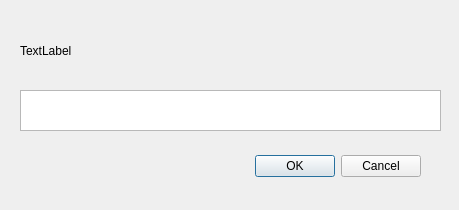
<?xml version="1.0" encoding="UTF-8"?>
<ui version="4.0">
    <class>Input</class>
    <widget class="QDialog" name="Input">
        <property name="geometry">
            <rect>
                <x>0</x>
                <y>0</y>
                <width>459</width>
                <height>210</height>
            </rect>
        </property>
        <property name="sizePolicy">
            <sizepolicy hsizetype="Fixed" vsizetype="Fixed">
                <horstretch>0</horstretch>
                <verstretch>0</verstretch>
            </sizepolicy>
        </property>
        <property name="windowTitle">
            <string>Dialog</string>
        </property>
        <widget class="QDialogButtonBox" name="buttonBox">
            <property name="geometry">
                <rect>
                    <x>80</x>
                    <y>150</y>
                    <width>341</width>
                    <height>32</height>
                </rect>
            </property>
            <property name="orientation">
                <enum>Qt::Horizontal</enum>
            </property>
            <property name="standardButtons">
                <set>QDialogButtonBox::Cancel|QDialogButtonBox::Ok</set>
            </property>
        </widget>
        <widget class="QPlainTextEdit" name="input_box">
            <property name="geometry">
                <rect>
                    <x>20</x>
                    <y>90</y>
                    <width>421</width>
                    <height>41</height>
                </rect>
            </property>
            <property name="font">
                <font>
                    <pointsize>14</pointsize>
                </font>
            </property>
            <property name="plainText">
                <string/>
            </property>
        </widget>
        <widget class="QLabel" name="infomation">
            <property name="geometry">
                <rect>
                    <x>20</x>
                    <y>30</y>
                    <width>421</width>
                    <height>41</height>
                </rect>
            </property>
            <property name="text">
                <string>TextLabel</string>
            </property>
        </widget>
    </widget>
    <resources/>
    <connections>
        <connection>
            <sender>buttonBox</sender>
            <signal>accepted()</signal>
            <receiver>Input</receiver>
            <slot>accept()</slot>
            <hints>
                <hint type="sourcelabel">
                    <x>248</x>
                    <y>254</y>
                </hint>
                <hint type="destinationlabel">
                    <x>157</x>
                    <y>274</y>
                </hint>
            </hints>
        </connection>
        <connection>
            <sender>buttonBox</sender>
            <signal>rejected()</signal>
            <receiver>Input</receiver>
            <slot>reject()</slot>
            <hints>
                <hint type="sourcelabel">
                    <x>316</x>
                    <y>260</y>
                </hint>
                <hint type="destinationlabel">
                    <x>286</x>
                    <y>274</y>
                </hint>
            </hints>
        </connection>
    </connections>
</ui>
